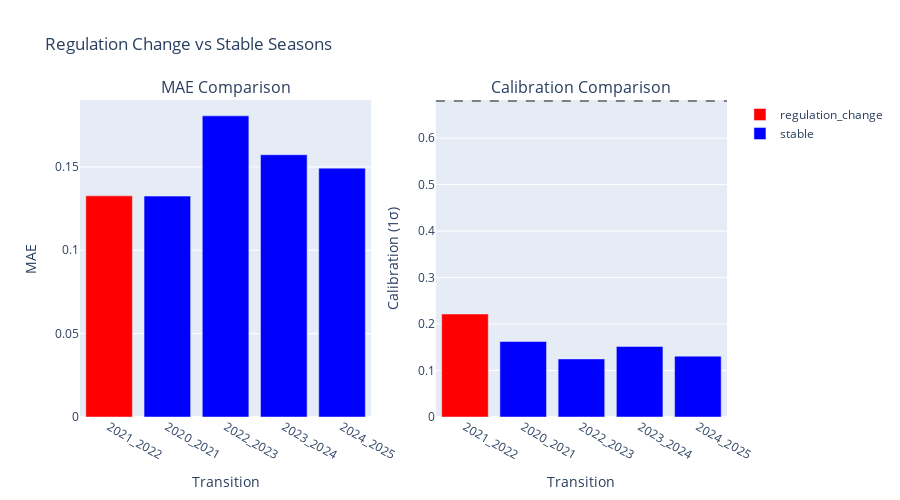

Notebook code cell kept with this figure:
### Markdown cell above
## Visualization: Regulation Change vs Stable

### Code cell
fig2 = make_subplots(
    rows=1, cols=2,
    subplot_titles=('MAE Comparison', 'Calibration Comparison')
)

# MAE comparison
for trans_type, color in [('regulation_change', 'red'), ('stable', 'blue')]:
    if trans_type in all_validation_results['summary'] and all_validation_results['summary'][trans_type]['maes']:
        maes = all_validation_results['summary'][trans_type]['maes']
        transitions = all_validation_results['summary'][trans_type]['transitions']
        
        fig2.add_trace(
            go.Bar(
                name=trans_type,
                x=transitions,
                y=maes,
                marker_color=color
            ),
            row=1, col=1
        )

# Calibration comparison
for trans_type, color in [('regulation_change', 'red'), ('stable', 'blue')]:
    if trans_type in all_validation_results['summary'] and all_validation_results['summary'][trans_type]['calibrations']:
        cals = all_validation_results['summary'][trans_type]['calibrations']
        transitions = all_validation_results['summary'][trans_type]['transitions']
        
        fig2.add_trace(
            go.Bar(
                name=trans_type,
                x=transitions,
                y=cals,
                marker_color=color,
                showlegend=False
            ),
            row=1, col=2
        )

# Add target calibration line
fig2.add_hline(y=0.68, line_dash="dash", line_color="gray", row=1, col=2)

fig2.update_xaxes(title_text="Transition", row=1, col=1)
fig2.update_xaxes(title_text="Transition", row=1, col=2)
fig2.update_yaxes(title_text="MAE", row=1, col=1)
fig2.update_yaxes(title_text="Calibration (1σ)", row=1, col=2)

fig2.update_layout(height=500, title_text="Regulation Change vs Stable Seasons")
fig2.show()
fig2.write_html(OUTPUT_DIR / 'regulation_vs_stable.html')
print("✅ Saved: regulation_vs_stable.html")

### Figure 1 — Plotly figure (JSON) as saved in the notebook; plotly's stock layout.template omitted (floating-point values rounded to 4 significant figures)
{"data": [{"marker": {"color": "red"}, "name": "regulation_change", "type": "bar", "x": ["2021_2022"], "xaxis": "x", "y": [0.1326], "yaxis": "y"}, {"marker": {"color": "blue"}, "name": "stable", "type": "bar", "x": ["2020_2021", "2022_2023", "2023_2024", "2024_2025"], "xaxis": "x", "y": [0.1325, 0.1806, 0.1573, 0.1493], "yaxis": "y"}, {"marker": {"color": "red"}, "name": "regulation_change", "showlegend": false, "type": "bar", "x": ["2021_2022"], "xaxis": "x2", "y": [0.2216], "yaxis": "y2"}, {"marker": {"color": "blue"}, "name": "stable", "showlegend": false, "type": "bar", "x": ["2020_2021", "2022_2023", "2023_2024", "2024_2025"], "xaxis": "x2", "y": [0.1623, 0.125, 0.1518, 0.131], "yaxis": "y2"}], "layout": {"annotations": [{"font": {"size": 16}, "showarrow": false, "text": "MAE Comparison", "x": 0.225, "xanchor": "center", "xref": "paper", "y": 1, "yanchor": "bottom", "yref": "paper"}, {"font": {"size": 16}, "showarrow": false, "text": "Calibration Comparison", "x": 0.775, "xanchor": "center", "xref": "paper", "y": 1, "yanchor": "bottom", "yref": "paper"}], "height": 500, "shapes": [{"line": {"color": "gray", "dash": "dash"}, "type": "line", "x0": 0, "x1": 1, "xref": "x2 domain", "y0": 0.68, "y1": 0.68, "yref": "y2"}], "title": {"text": "Regulation Change vs Stable Seasons"}, "xaxis": {"anchor": "y", "domain": [0, 0.45], "title": {"text": "Transition"}}, "xaxis2": {"anchor": "y2", "domain": [0.55, 1], "title": {"text": "Transition"}}, "yaxis": {"anchor": "x", "domain": [0, 1], "title": {"text": "MAE"}}, "yaxis2": {"anchor": "x2", "domain": [0, 1], "title": {"text": "Calibration (1σ)"}}}}
